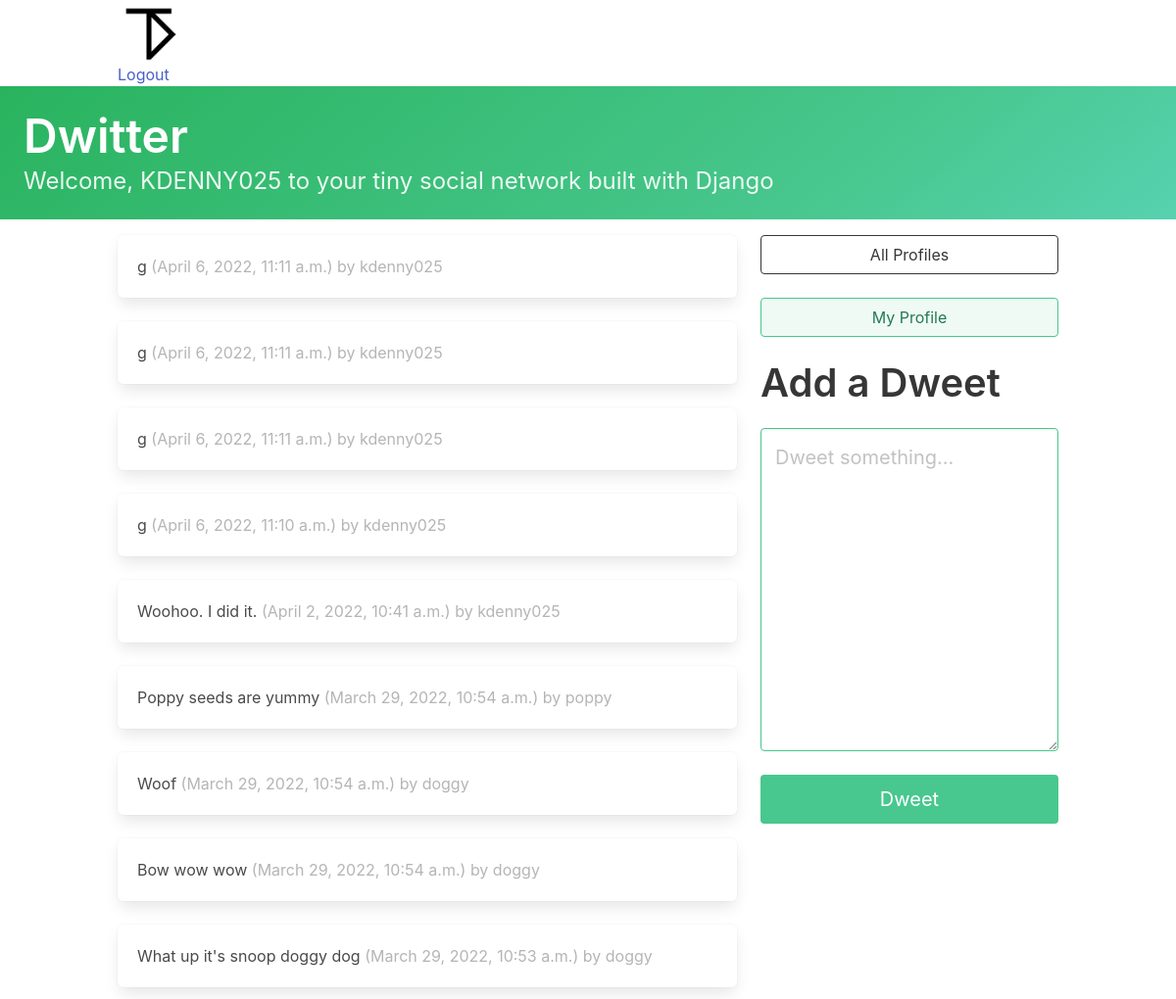
The page /dashboard/ (signed in) on the database its author committed.
### dwitter/models.py (models this page shows, shortened)
class Dweet(models.Model):
    user = models.ForeignKey(
        User, related_name="dweets", on_delete=models.DO_NOTHING
    )
    body = models.CharField(max_length=140)
    created_at = models.DateTimeField(auto_now_add=True)

### dwitter/views.py (the view)
# urls.py: path('dashboard/', dashboard, name='dashboard'),
def dashboard(request):
    form = DweetForm(request.POST or None)
    if form.is_valid():
        dweet = form.save(commit=False)
        dweet.user = request.user
        dweet.save()
        return redirect("dwitter:dashboard")
    followed_dweets = Dweet.objects.filter(
        user__profile__in=request.user.profile.follows.all()
    ).order_by("-created_at")
    return render(
        request,
        "dwitter/dashboard.html",
        {"form": form, "dweets": followed_dweets},
    )

### dwitter/forms.py
class DweetForm(forms.ModelForm):
    body = forms.CharField(
        required=True,
        widget=forms.widgets.Textarea(
            attrs={"placeholder": "Dweet something...",
                   "class": "textarea is-success is-medium",
                   }
        ),
        label="",
    )
    class Meta:
        model = Dweet
        exclude = ("user", )

### dwitter/templates/dwitter/dashboard.html (shortened to what this page needs)
{% extends 'base.html' %}
{% block content %}
<div class="column">
    {% for dweet in dweets %}
        <div class="box">
            {{ dweet.body }}
            <span class="is-small has-text-grey-light">
                ({{ dweet.created_at }}) by {{ dweet.user.username }}
            </span>
        </div>
    {% endfor %}
</div>
<div class="column is-one-third">
    <div class="block">
        <a href="{% url 'dwitter:profile_list' %} ">
            <button class="button is-dark is-outlined is-fullwidth">
                All Profiles
            </button>
        </a>
    </div>
    <div class="block">
        <a href="{% url 'dwitter:profile' request.user.profile.id %} ">
            <button class="button is-success is-light is-outlined is-fullwidth">
                My Profile
            </button>
        </a>
    </div>
    <div class="block">
        <div class="block">
            <h2 class="title is-2">Add a Dweet</h2>
        </div>
        <div class="block">
            <form method="post">
                {{ form.as_p }}
                <button class="button is-success is-fullwidth is-medium mt-5"
                        type="submit">Dweet
                </button>
            </form>
        </div>
    </div>
</div>
{% endblock %}

### dwitter/templates/base.html (shortened to what this page needs)
<!DOCTYPE html>
<html lang="en">
<head>
    <link rel="stylesheet"
          href="https://cdn.jsdelivr.net/npm/bulma@0.9.3/css/bulma.min.css">
</head>
<body>
    <div class = "container">
        <span class = "logo">
            <span class="media-left image is-64x64">
                    {% load static %}
                    <img src="{% static 'media/Data_Team_Logo_Small.png' %}">
            </span>
            <div class="block">
                {% if user.is_authenticated %}
                    <a href="{% url 'dwitter:logout' %}">Logout</a>
                {% else %}
                    <a href="{% url 'dwitter:login' %}">Login</a>
                {% endif %}
            </div>
        </span>
    </div>
    <a href="{%  url 'dwitter:dashboard' %} ">
    <section class="hero is-small is-success is-bold mb-4">
        <div class="hero-body">
            <h1 class="title is-1">Dwitter</h1>
            <p class="subtitle is-4">
                Welcome, {{ user.username|upper }} to your tiny social network built with Django
            </p>
        </div>
    </section>
    </a>
    <div class="container">
        <div class="columns is-centered">
            {% block content %}
            {% endblock content %}
        </div>
    </div>
</body>
</html>

### rows shown on the page
Dweet: body "g", created_at "April 6, 2022, 11:11 a.m.", user.username "kdenny025"
Dweet: body "g", created_at "April 6, 2022, 11:11 a.m.", user.username "kdenny025"
Dweet: body "g", created_at "April 6, 2022, 11:11 a.m.", user.username "kdenny025"
Dweet: body "g", created_at "April 6, 2022, 11:10 a.m.", user.username "kdenny025"
Dweet: body "Woohoo. I did it.", created_at "April 2, 2022, 10:41 a.m.", user.username "kdenny025"
Dweet: body "Poppy seeds are yummy", created_at "March 29, 2022, 10:54 a.m.", user.username "poppy"
Dweet: body "Woof", created_at "March 29, 2022, 10:54 a.m.", user.username "doggy"
Dweet: body "Bow wow wow", created_at "March 29, 2022, 10:54 a.m.", user.username "doggy"
Dweet: body "What up it's snoop doggy dog", created_at "March 29, 2022, 10:53 a.m.", user.username "doggy"

### other values the page prints
{{ user.username|upper }} "KDENNY025"
